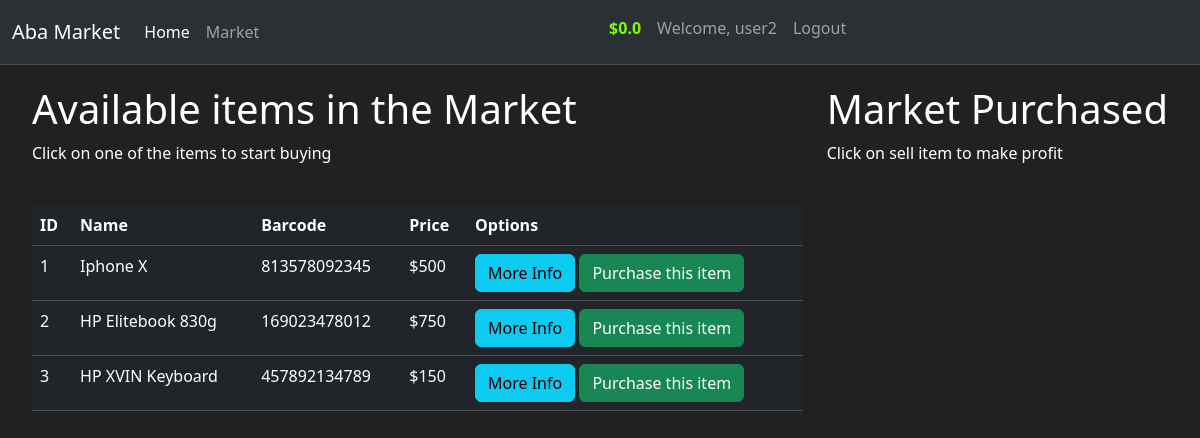
The page /market/ (signed in) on the database its author committed.
### app/models.py (models this page shows, shortened)
class Users(db.Model, UserMixin):
    id = db.Column(db.Integer(), primary_key=True, autoincrement=True)
    username = db.Column(db.String(length=30), nullable=False, unique=True)
    email_address = db.Column(db.String(length=255), nullable=False, unique=True)
    password = db.Column(db.String(length=60), nullable=False)
    budget = db.Column(db.Integer(), nullable=False, default=1000)
    items = db.relationship('Items', backref='owned_user', lazy=True)
    @property
    def password1(self):
        return self.password1

class Items(db.Model):
    id = db.Column(db.Integer(), primary_key=True, autoincrement=True)
    name = db.Column(db.String(length=30), nullable=False, unique=True)
    price = db.Column(db.Integer(), nullable=False)
    barcode = db.Column(db.String(length=12), nullable=False)
    description = db.Column(db.String(length=512), nullable=False, unique=True)
    owner = db.Column(db.Integer(), db.ForeignKey('users.id'), )

### app/routes.py (the view, shortened to what this page needs)
@app.route('/market/', methods=['GET', 'POST'])
@login_required
def market():
    purchase_form = PurchasesItemForm()
    selling_form = SellItemForm()
    if request.method == 'GET':
        items = Items.query.filter_by(owner=None)
        owned_items = Items.query.filter_by(owner=current_user.id)
        return render_template('market.html', items=items, purchase_form=purchase_form, owned_items=owned_items, selling_form=selling_form)

### app/models.py (called while the page is built)
@login_manager.user_loader
def load_user(user_id):
    return Users.query.get(int(user_id))

### app/templates/market.html (shortened to what this page needs)
{% extends "base.html" %}
{% block content %}
    <div class="row" style="margin-top: 20px; margin-left: 20px;">
        <div class="col-8">
            <h1>Available items in the Market</h1>
            <p>Click on one of the items to start buying</p>
            <br>
            <table class="table table-hover table-dark">
                <thead>
                    <tr>
                        <th scope="col">ID</th>
                        <th scope="col">Name</th>
                        <th scope="col">Barcode</th>
                        <th scope="col">Price</th>
                        <th scope="col">Options</th>
                    </tr>
                </thead>
                <tbody>
                    {% for item in items %}
                        <tr>
                            <td>{{ item['id'] }}</td>
                            <td>{{ item['name'] }}</td>
                            <td>{{ item['barcode'] }}</td>
                            <td>${{ item['price'] }}</td>
                            <td>
                                <button class="btn btn-outline btn-info" data-bs-toggle="modal" data-bs-target="#Modal-MoreInfo-{{ item.id }}">More Info</button>
                                <button class="btn btn-outline btn-success" data-bs-toggle="modal" data-bs-target="#Modal-PurchasesConfirm-{{ item.id }}">Purchase this item</button>
                            </td>
                        </tr>
                    {% endfor %}
                </tbody>
            </table>
        </div>
        <div class="col-4">
            <h1>Market Purchased</h1>
            <p>Click on sell item to make profit</p>
            <br>
        </div>
    </div>
{% endblock %}

### app/templates/base.html (shortened to what this page needs)
<!doctype html>
<html lang="en">
  <head>
    <link href="https://cdn.jsdelivr.net/npm/bootstrap@5.3.2/dist/css/bootstrap.min.css" rel="stylesheet">
  </head>
  <body>
    <nav class="navbar navbar-expand-lg bg-body-tertiary bg-dark border-bottom border-body" data-bs-theme="dark">
      <div class="container-fluid">
        <a class="navbar-brand" href="{{ url_for('index') }}">Aba Market</a>
        <div class="collapse navbar-collapse" id="navbarTogglerDemo02">
          <ul class="navbar-nav me-auto mb-2 mb-lg-0">
            <li class="nav-item">
              <a class="nav-link active" aria-current="page" href="{{ url_for('index') }}">Home</a>
            </li>
            <li class="nav-item">
              <a class="nav-link" href="{{ url_for('market') }}">Market</a>
            </li>
          </ul>
            {% if current_user.is_authenticated %}
              <ul class="d-flex navbar-nav me-auto mb-3 mb-lg-2">
                <li class="nav-item">
                  <a class="nav-link" aria-current="page" style="color: lawngreen; font-weight: bold;">${{ current_user.budget }}</a>
                </li>
                <li class="nav-item">
                  <a class="nav-link" aria-current="page">Welcome, {{ current_user.username }}</a>
                </li>
                <li class="nav-item">
                  <a class="nav-link" aria-current="page" href="{{ url_for('logout_page') }}">Logout</a>
                </li>
              </ul>
            {% endif %}
        </div>
      </div>
    </nav>
    {% block content %}{% endblock %}
  </body>
</html>

### app/templates/base.html (style rules this page uses)
body { background-color: #212121; color: white; }

### rows shown on the page
Users: budget "0.0", username "user2"
Items: id "1", name "Iphone X", barcode "813578092345", price "500"
Items: id "2", name "HP Elitebook 830g", barcode "169023478012", price "750"
Items: id "3", name "HP XVIN Keyboard", barcode "457892134789", price "150"
